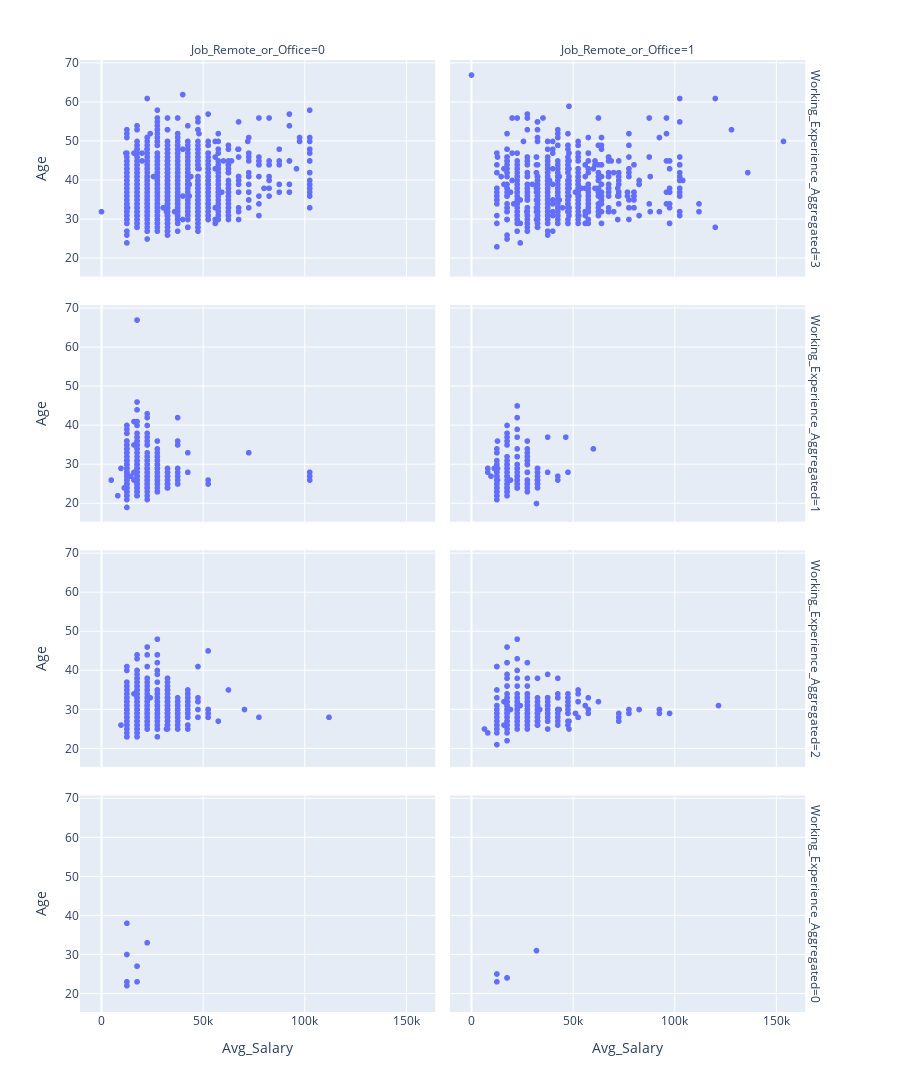

Notebook code for this chart:
### Code cell
fig_3=px.scatter(dataset,
                 x="Avg_Salary",
                 y="Age",
                 facet_row="Working_Experience_Aggregated",
                 facet_col="Job_Remote_or_Office",
                 height=1500,
                 category_orders={"Working_Experience_Aggregated":["6+ years", "3 - 6 years", "0 - 3 years", "0 Years"]}
                )

fig_3.show()

### Figure 1 — Plotly figure (JSON) as saved in the notebook; plotly's stock layout.template omitted (floating-point values rounded to 4 significant figures; data arrays with more than 128 entries replaced by an {"elided": "..."} marker saying what was removed)
{"data": [{"hovertemplate": "Working_Experience_Aggregated=3<br>Job_Remote_or_Office=0<br>Avg_Salary=%{x}<br>Age=%{y}<extra></extra>", "legendgroup": "", "marker": {"color": "#636efa", "symbol": "circle"}, "mode": "markers", "name": "", "showlegend": false, "type": "scattergl", "x": {"elided": "1124 int values"}, "xaxis": "x7", "y": {"elided": "1124 int values"}, "yaxis": "y7"}, {"hovertemplate": "Working_Experience_Aggregated=3<br>Job_Remote_or_Office=1<br>Avg_Salary=%{x}<br>Age=%{y}<extra></extra>", "legendgroup": "", "marker": {"color": "#636efa", "symbol": "circle"}, "mode": "markers", "name": "", "showlegend": false, "type": "scattergl", "x": {"elided": "697 int values"}, "xaxis": "x8", "y": {"elided": "697 int values"}, "yaxis": "y8"}, {"hovertemplate": "Working_Experience_Aggregated=1<br>Job_Remote_or_Office=0<br>Avg_Salary=%{x}<br>Age=%{y}<extra></extra>", "legendgroup": "", "marker": {"color": "#636efa", "symbol": "circle"}, "mode": "markers", "name": "", "showlegend": false, "type": "scattergl", "x": {"elided": "593 int values"}, "xaxis": "x5", "y": {"elided": "593 int values"}, "yaxis": "y5"}, {"hovertemplate": "Working_Experience_Aggregated=1<br>Job_Remote_or_Office=1<br>Avg_Salary=%{x}<br>Age=%{y}<extra></extra>", "legendgroup": "", "marker": {"color": "#636efa", "symbol": "circle"}, "mode": "markers", "name": "", "showlegend": false, "type": "scattergl", "x": {"elided": "195 int values"}, "xaxis": "x6", "y": {"elided": "195 int values"}, "yaxis": "y6"}, {"hovertemplate": "Working_Experience_Aggregated=2<br>Job_Remote_or_Office=0<br>Avg_Salary=%{x}<br>Age=%{y}<extra></extra>", "legendgroup": "", "marker": {"color": "#636efa", "symbol": "circle"}, "mode": "markers", "name": "", "showlegend": false, "type": "scattergl", "x": {"elided": "495 int values"}, "xaxis": "x3", "y": {"elided": "495 int values"}, "yaxis": "y3"}, {"hovertemplate": "Working_Experience_Aggregated=2<br>Job_Remote_or_Office=1<br>Avg_Salary=%{x}<br>Age=%{y}<extra></extra>", "legendgroup": "", "marker": {"color": "#636efa", "symbol": "circle"}, "mode": "markers", "name": "", "showlegend": false, "type": "scattergl", "x": {"elided": "249 int values"}, "xaxis": "x4", "y": {"elided": "249 int values"}, "yaxis": "y4"}, {"hovertemplate": "Working_Experience_Aggregated=0<br>Job_Remote_or_Office=0<br>Avg_Salary=%{x}<br>Age=%{y}<extra></extra>", "legendgroup": "", "marker": {"color": "#636efa", "symbol": "circle"}, "mode": "markers", "name": "", "showlegend": false, "type": "scattergl", "x": [12500, 12500, 12500, 12500, 17500, 17500, 22500], "xaxis": "x", "y": [38, 23, 30, 22, 23, 27, 33], "yaxis": "y"}, {"hovertemplate": "Working_Experience_Aggregated=0<br>Job_Remote_or_Office=1<br>Avg_Salary=%{x}<br>Age=%{y}<extra></extra>", "legendgroup": "", "marker": {"color": "#636efa", "symbol": "circle"}, "mode": "markers", "name": "", "showlegend": false, "type": "scattergl", "x": [12500, 32000, 17500, 17500, 12500], "xaxis": "x2", "y": [25, 31, 24, 24, 23], "yaxis": "y2"}], "layout": {"annotations": [{"font": {}, "showarrow": false, "text": "Job_Remote_or_Office=0", "x": 0.24, "xanchor": "center", "xref": "paper", "y": 1, "yanchor": "bottom", "yref": "paper"}, {"font": {}, "showarrow": false, "text": "Job_Remote_or_Office=1", "x": 0.74, "xanchor": "center", "xref": "paper", "y": 1, "yanchor": "bottom", "yref": "paper"}, {"font": {}, "showarrow": false, "text": "Working_Experience_Aggregated=0", "textangle": 90, "x": 0.98, "xanchor": "left", "xref": "paper", "y": 0.1138, "yanchor": "middle", "yref": "paper"}, {"font": {}, "showarrow": false, "text": "Working_Experience_Aggregated=2", "textangle": 90, "x": 0.98, "xanchor": "left", "xref": "paper", "y": 0.3712, "yanchor": "middle", "yref": "paper"}, {"font": {}, "showarrow": false, "text": "Working_Experience_Aggregated=1", "textangle": 90, "x": 0.98, "xanchor": "left", "xref": "paper", "y": 0.6288, "yanchor": "middle", "yref": "paper"}, {"font": {}, "showarrow": false, "text": "Working_Experience_Aggregated=3", "textangle": 90, "x": 0.98, "xanchor": "left", "xref": "paper", "y": 0.8862, "yanchor": "middle", "yref": "paper"}], "height": 1500, "legend": {"tracegroupgap": 0}, "margin": {"t": 60}, "xaxis": {"anchor": "y", "domain": [0, 0.48], "title": {"text": "Avg_Salary"}}, "xaxis2": {"anchor": "y2", "domain": [0.5, 0.98], "matches": "x", "title": {"text": "Avg_Salary"}}, "xaxis3": {"anchor": "y3", "domain": [0, 0.48], "matches": "x", "showticklabels": false}, "xaxis4": {"anchor": "y4", "domain": [0.5, 0.98], "matches": "x", "showticklabels": false}, "xaxis5": {"anchor": "y5", "domain": [0, 0.48], "matches": "x", "showticklabels": false}, "xaxis6": {"anchor": "y6", "domain": [0.5, 0.98], "matches": "x", "showticklabels": false}, "xaxis7": {"anchor": "y7", "domain": [0, 0.48], "matches": "x", "showticklabels": false}, "xaxis8": {"anchor": "y8", "domain": [0.5, 0.98], "matches": "x", "showticklabels": false}, "yaxis": {"anchor": "x", "domain": [0, 0.2275], "title": {"text": "Age"}}, "yaxis2": {"anchor": "x2", "domain": [0, 0.2275], "matches": "y", "showticklabels": false}, "yaxis3": {"anchor": "x3", "domain": [0.2575, 0.485], "matches": "y", "title": {"text": "Age"}}, "yaxis4": {"anchor": "x4", "domain": [0.2575, 0.485], "matches": "y", "showticklabels": false}, "yaxis5": {"anchor": "x5", "domain": [0.515, 0.7425], "matches": "y", "title": {"text": "Age"}}, "yaxis6": {"anchor": "x6", "domain": [0.515, 0.7425], "matches": "y", "showticklabels": false}, "yaxis7": {"anchor": "x7", "domain": [0.7725, 1], "matches": "y", "title": {"text": "Age"}}, "yaxis8": {"anchor": "x8", "domain": [0.7725, 1], "matches": "y", "showticklabels": false}}}
